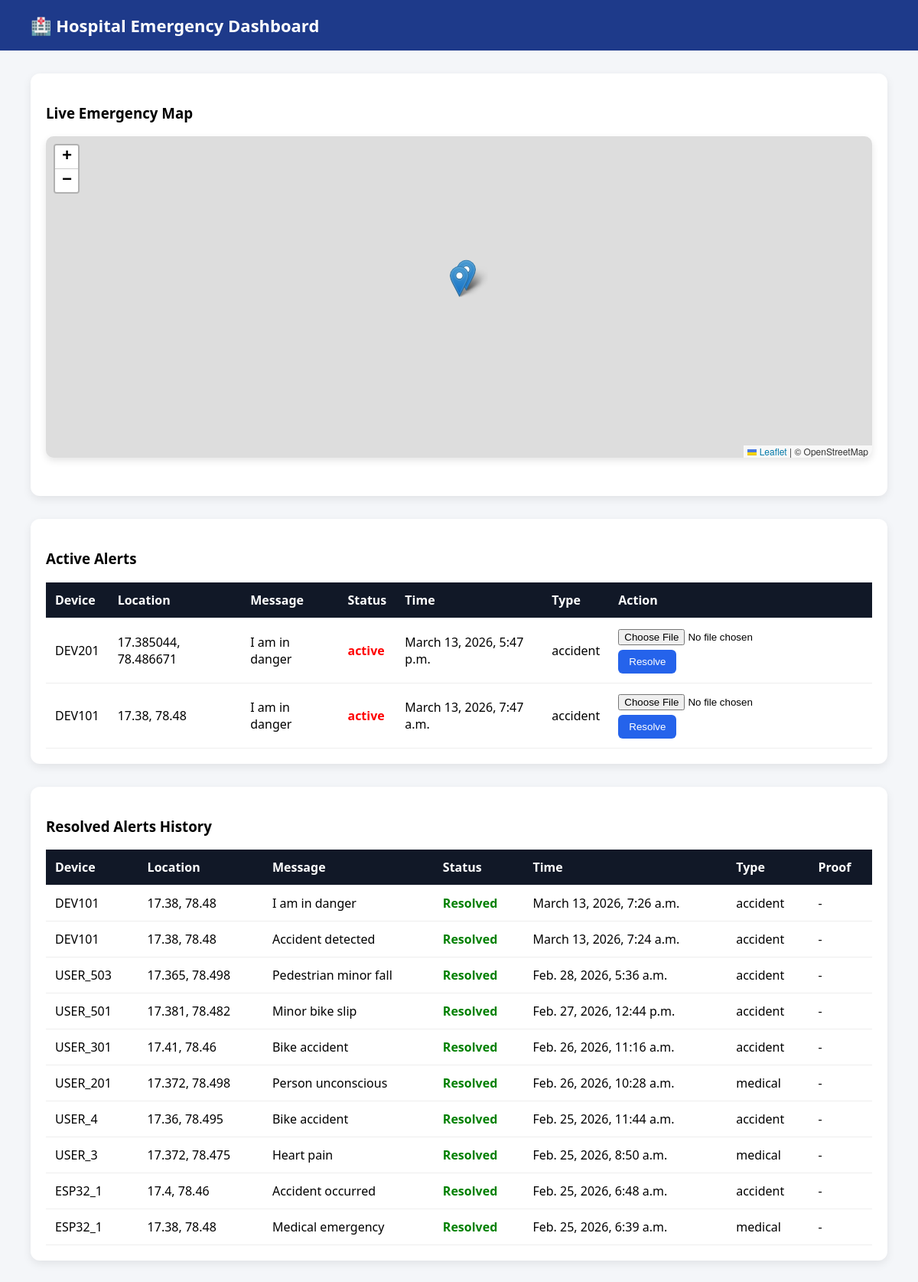
Screenshot of /api/hospital/ (signed in) with the database file from the repository.
### alerts/models.py (models this page shows, shortened)
class Alert(models.Model):
    device_id = models.CharField(max_length=100)
    latitude = models.FloatField()
    longitude = models.FloatField()
    message = models.TextField()
    timestamp = models.DateTimeField(auto_now_add=True)
    status = models.CharField(max_length=20, default="active")
    route_info = models.TextField(blank=True, null=True)
    emergency_type = models.CharField(max_length=50, default="general")
    severity = models.CharField(default="medium", max_length=20)
    resolved_at = models.DateTimeField(null=True, blank=True)
    proof_image = models.ImageField(upload_to="proofs/", null=True, blank=True)

### alerts/views.py (the view)
# urls.py: path('hospital/', hospital_dashboard),
@login_required
def hospital_dashboard(request):
    alerts = Alert.objects.filter(
        emergency_type__in=["medical", "accident"]
    ).order_by("-timestamp")
    return render(request, "hospital_dashboard.html", {"alerts": alerts})

### alerts/templates/hospital_dashboard.html (shortened to what this page needs)
<!DOCTYPE html>
<html>
<head>
    <link rel="stylesheet" href="https://unpkg.com/leaflet/dist/leaflet.css"/>
</head>
<body>
<header>
    🏥 Hospital Emergency Dashboard
</header>
<div class="container">
    <div class="card">
        <h3>Live Emergency Map</h3>
        <div id="map"></div>
    </div>
    <div class="card">
        <h3>Active Alerts</h3>
        <table>
            <tr>
                <th>Device</th>
                <th>Location</th>
                <th>Message</th>
                <th>Status</th>
                <th>Time</th>
                <th>Type</th>
                <th>Action</th>
            </tr>
            {% for alert in alerts %}
                {% if alert.status == "active" %}
                <tr>
                    <td>{{ alert.device_id }}</td>
                    <td>{{ alert.latitude }}, {{ alert.longitude }}</td>
                    <td>{{ alert.message }}</td>
                    <td class="active">{{ alert.status }}</td>
                    <td>{{ alert.timestamp }}</td>
                    <td>{{ alert.emergency_type }}</td>
                    <td>
                    <form id="resolveForm{{alert.id}}" enctype="multipart/form-data">
                        <input type="file" name="proof" accept="image/*" capture="user" required>
                        <button type="button" onclick="resolveAlert({{alert.id}})">
                        Resolve
                        </button>
                    </form>
                    </td>
                </tr>
                {% endif %}
            {% endfor %}
        </table>
    </div>
    <div class="card">
        <h3>Resolved Alerts History</h3>
        <table>
            <tr>
                <th>Device</th>
                <th>Location</th>
                <th>Message</th>
                <th>Status</th>
                <th>Time</th>
                <th>Type</th>
                <th>Proof</th>
            </tr>
            {% for alert in alerts %}
                {% if alert.status == "resolved" %}
                <tr>
                    <td>{{ alert.device_id }}</td>
                    <td>{{ alert.latitude }}, {{ alert.longitude }}</td>
                    <td>{{ alert.message }}</td>
                    <td class="resolved">Resolved</td>
                    <td>{{ alert.timestamp }}</td>
                    <td>{{ alert.emergency_type }}</td>
                    <td>
                    {% if alert.proof_image %}
                        <a href="{{alert.proof_image.url}}" target="_blank">View Proof</a>
                    {% else %}
                        -
                    {% endif %}
                    </td>
                </tr>
                {% endif %}
            {% endfor %}
        </table>
    </div>
</div>
</body>
</html>

### alerts/templates/hospital_dashboard.html (style rules this page uses)
body { font-family: 'Segoe UI', sans-serif; margin: 0; background: #f4f6f9; }
header { background: #1e3a8a; color: white; padding: 18px 40px; font-size: 22px; font-weight: bold; }
.container { padding: 30px 40px; }
#map { height: 420px; border-radius: 10px; margin-bottom: 30px; box-shadow: 0 4px 10px rgba(0,0,0,0.1); }
.card { background: white; padding: 20px; border-radius: 12px; box-shadow: 0 4px 12px rgba(0,0,0,0.08); margin-bottom: 30px; }
table { border-collapse: collapse; width: 100%; }
th, td { padding: 12px; border-bottom: 1px solid #eee; text-align: left; }
th { background: #111827; color: white; }
.active { color: red; font-weight: bold; }
.resolved { color: green; font-weight: bold; }
button { background: #2563eb; border: none; padding: 8px 14px; color: white; border-radius: 6px; cursor: pointer; }
input[type="file"] { margin-bottom:6px; }

### rows the page displays
Alert: device_id "DEV201", latitude "17.385044", longitude "78.486671", message "I am in danger", status "active", timestamp "March 13, 2026, 5:47 p.m.", emergency_type "accident"
Alert: device_id "DEV101", latitude "17.38", longitude "78.48", message "I am in danger", status "active", timestamp "March 13, 2026, 7:47 a.m.", emergency_type "accident"
Alert: device_id "DEV101", latitude "17.38", longitude "78.48", message "I am in danger", timestamp "March 13, 2026, 7:26 a.m.", emergency_type "accident"
Alert: device_id "DEV101", latitude "17.38", longitude "78.48", message "Accident detected", timestamp "March 13, 2026, 7:24 a.m.", emergency_type "accident"
Alert: device_id "USER_503", latitude "17.365", longitude "78.498", message "Pedestrian minor fall", timestamp "Feb. 28, 2026, 5:36 a.m.", emergency_type "accident"
Alert: device_id "USER_501", latitude "17.381", longitude "78.482", message "Minor bike slip", timestamp "Feb. 27, 2026, 12:44 p.m.", emergency_type "accident"
Alert: device_id "USER_301", latitude "17.41", longitude "78.46", message "Bike accident", timestamp "Feb. 26, 2026, 11:16 a.m.", emergency_type "accident"
Alert: device_id "USER_201", latitude "17.372", longitude "78.498", message "Person unconscious", timestamp "Feb. 26, 2026, 10:28 a.m.", emergency_type "medical"
Alert: device_id "USER_4", latitude "17.36", longitude "78.495", message "Bike accident", timestamp "Feb. 25, 2026, 11:44 a.m.", emergency_type "accident"
Alert: device_id "USER_3", latitude "17.372", longitude "78.475", message "Heart pain", timestamp "Feb. 25, 2026, 8:50 a.m.", emergency_type "medical"
Alert: device_id "ESP32_1", latitude "17.4", longitude "78.46", message "Accident occurred", timestamp "Feb. 25, 2026, 6:48 a.m.", emergency_type "accident"
Alert: device_id "ESP32_1", latitude "17.38", longitude "78.48", message "Medical emergency", timestamp "Feb. 25, 2026, 6:39 a.m.", emergency_type "medical"
